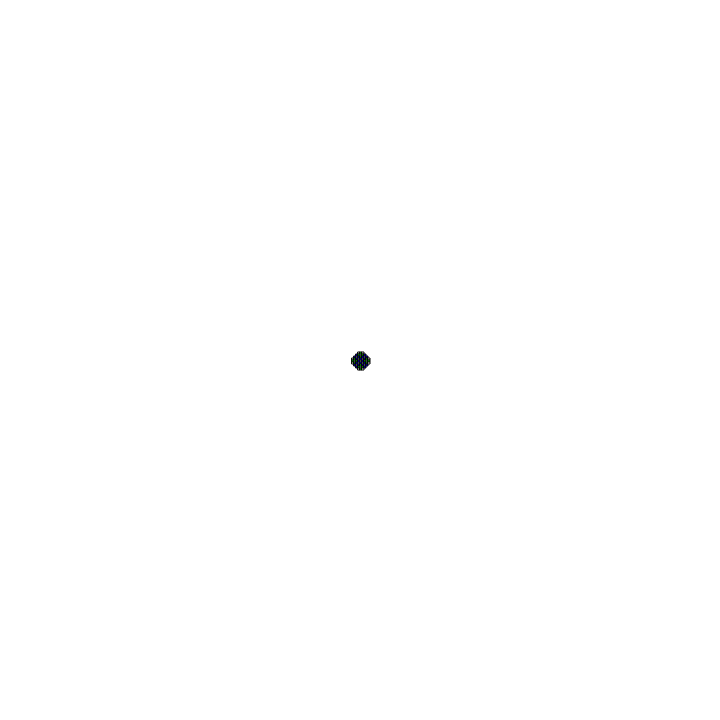
Frame 1 (no input)
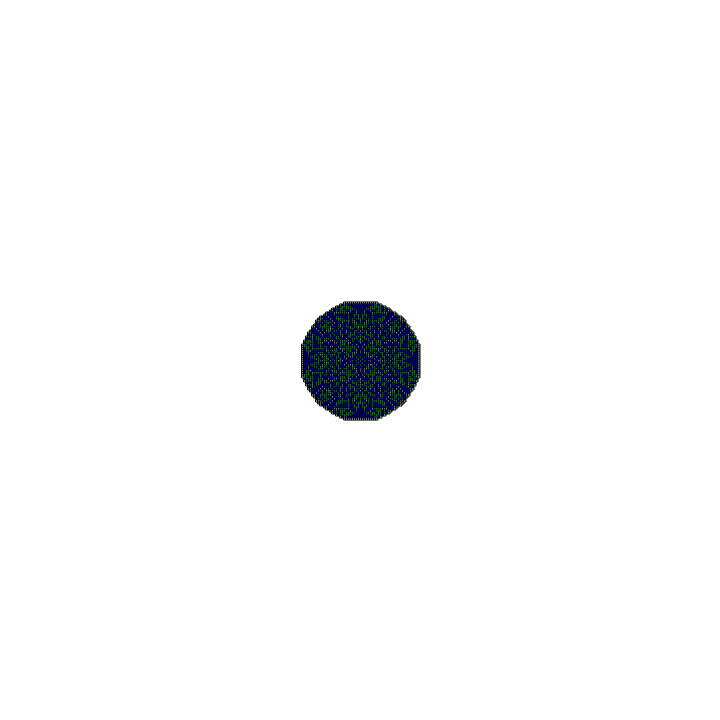
Frame 60 (no input)
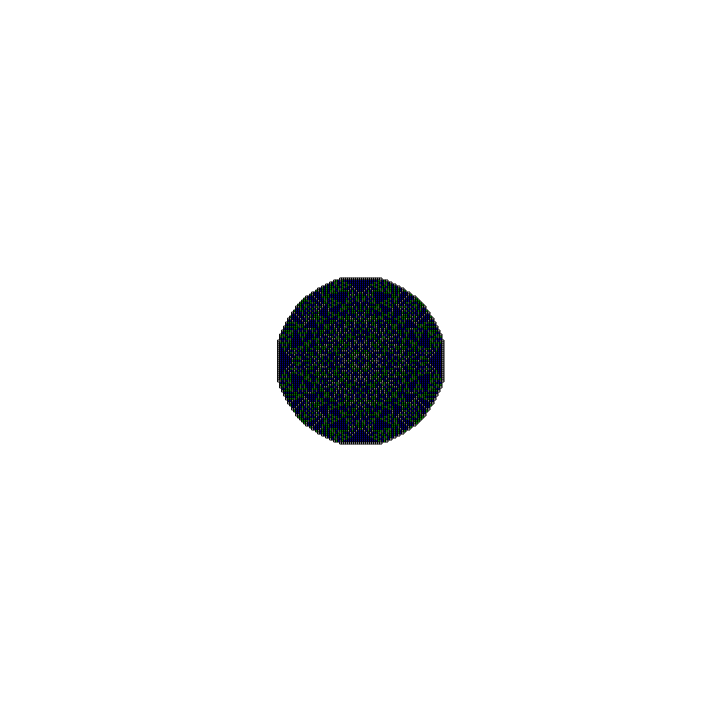
Frame 120 (the mouse pressed at the canvas centre since frame 60)

The p5.js sketch that drew these frames (run headless with seeded random() and noise() and a simulated clock; from frame 60 on, the mouse is pressed at the canvas centre):

// p5.js sketch
// ── sketch.js


//Canvas Constants
const canvasWidth = 720;
const canvasHeight = 720;

const cellsize = 2;

const gridHeight = canvasHeight/cellsize;
const gridWidth = canvasWidth/cellsize;

let currentSandDropped = 0;
const grainsDrop = 200000;

const grid = Array(gridWidth).fill().map(() => Array(gridHeight).fill(0))

const framePerSecond = 60;

function setup() {
    createCanvas(canvasWidth, canvasHeight);
    frameRate(framePerSecond);
}

function draw() {
    background(255);
    if (currentSandDropped >= grainsDrop) {
        noLoop();
    } else {
        for (let i = 0; i < 100; i++) {
            //addSandGrain(-gridWidth/8, -gridHeight/8);
            //addSandGrain(gridWidth/8, gridHeight/8);
            addSandGrain(0,0);
            currentSandDropped++;
        }
    }
    drawCells();
}

function drawCells()
{
    for (let x in grid) {
        for (let y in grid) {
            if (grid[x][y] > 0) {
                if (grid[x][y] == 1) {
                    fill(255, 255, 255);
                } else if (grid[x][y] == 2) {
                    fill(0, 255, 0);
                } else {
                    fill(0, 0, 255);
                }
                rect(x*cellsize, y*cellsize, cellsize, cellsize);
            }
        }
    }
}

function addSandGrain(offsetX, offsetY) {
    let x = parseInt(offsetX+gridWidth/2),
        y = parseInt(offsetY+gridHeight/2);
    grid[x][y]++;
    failIfTooMuch(x, y);
}

function failIfTooMuch(x, y) {
    if (grid[x][y] > 3) {
        grid[x][y] = 0;
        if (x-1 >= 0) {
            grid[x-1][y]++;
            failIfTooMuch(x-1, y);
        }
        if (y-1 >= 0) {
            grid[x][y-1]++;
            failIfTooMuch(x,y-1);
        }
        if (x+1 < gridWidth) {
            grid[x+1][y]++;
            failIfTooMuch(x+1, y);
        }
        if (y+1 < gridHeight) {
            grid[x][y+1]++;
            failIfTooMuch(x, y+1);
        }
    }
}
